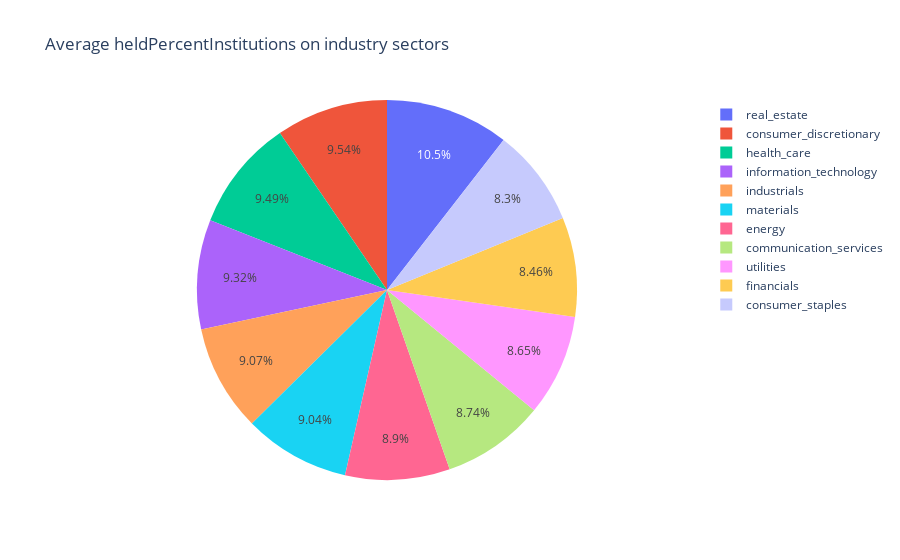

Source (notebook cell):
### Code cell
pie(column = 'heldPercentInstitutions', data_type='average')

### Figure 1 — Plotly figure (JSON) as saved in the notebook; plotly's stock layout.template omitted (floating-point values rounded to 4 significant figures)
{"data": [{"domain": {"x": [0, 1], "y": [0, 1]}, "hoverlabel": {"namelength": 0}, "hovertemplate": "label=%{label}<br>heldPercentInstitutions=%{value}", "labels": ["communication_services", "consumer_discretionary", "consumer_staples", "energy", "financials", "health_care", "industrials", "information_technology", "materials", "real_estate", "utilities"], "legendgroup": "", "name": "", "showlegend": true, "type": "pie", "values": [0.789, 0.8611, 0.7493, 0.8039, 0.7636, 0.8571, 0.8191, 0.8416, 0.8164, 0.9495, 0.7808]}], "layout": {"legend": {"tracegroupgap": 0}, "title": {"text": "Average heldPercentInstitutions on industry sectors"}}}
